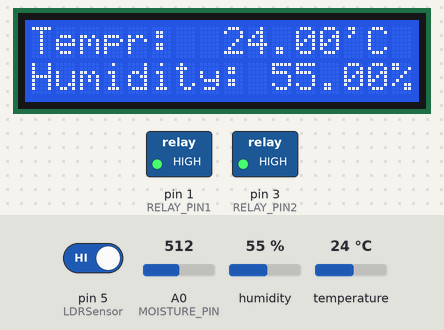
A sketch run on a simulated Arduino Uno, built with avr-gcc and run on an emulated ATmega328P. On the bench: 16×2 character LCD, switched loads named in the sketch (green lamp = pin HIGH). The test bench sets the inputs (shaded band); at power-on: temperature 24 °C, A0 (MOISTURE_PIN) = 512, pin 5 (LDRSensor) HIGH, humidity 55 %.

Above: at 6.3 s.
6.4 s: temperature set to 26 °C
At 14.0 s:
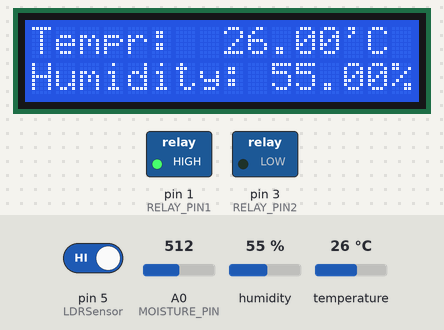
16.7 s: A0 (MOISTURE_PIN) set to 416
At 24.1 s:
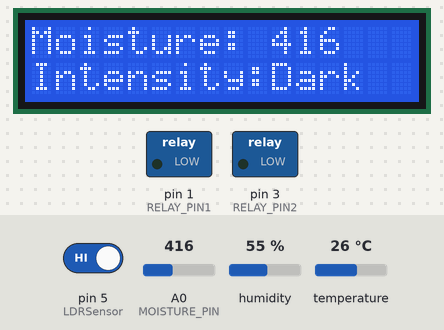
26.9 s: A0 (MOISTURE_PIN) set to 382
At 34.9 s:
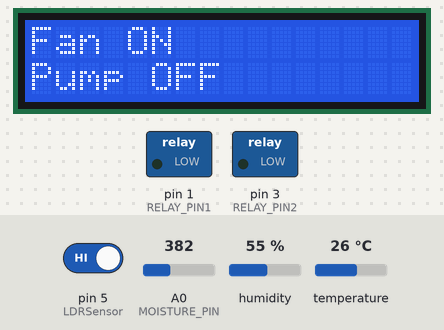
40.8 s: pin 5 (LDRSensor) driven LOW
At 49.0 s:
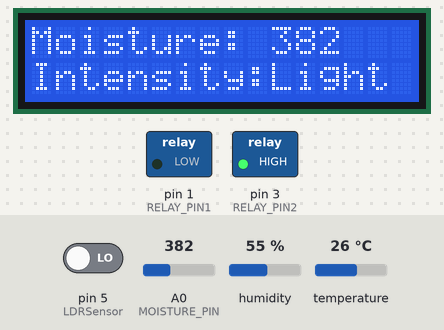
51.2 s: temperature set to 12 °C
At 58.8 s:
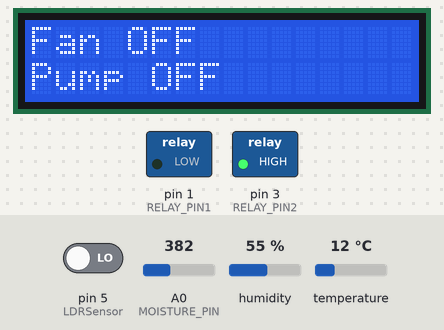
65.1 s: temperature set to 28 °C
At 75.1 s:
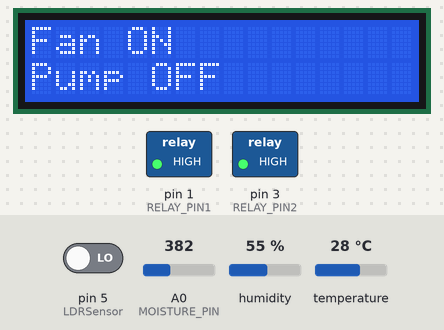
Timing chart, 0 to 77.5 s (numbered marks = the images above; inputs shaded):
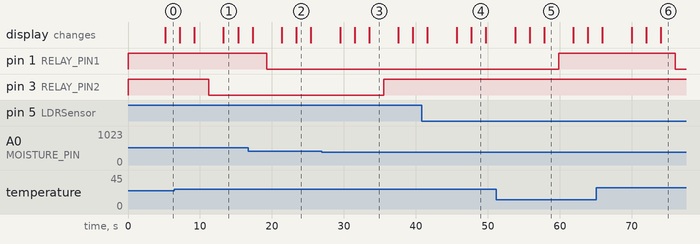

Measured:
- the behaviour switches between 24 and 25 °C on temperature (found by bisection; images 0 and 1)
- the behaviour switches between 400 and 399 on A0 (MOISTURE_PIN) (found by bisection; images 2 and 3)
- after the input at 26.9 s, pin 3 (RELAY_PIN2): LOW → HIGH after 8.6 s
- after the input at 40.8 s, the display: first differs from a run without the input after 6.9 s (image 4)
- after the input at 51.2 s, pin 1 (RELAY_PIN1): LOW → HIGH after 8.6 s
- after the input at 65.1 s, pin 1 (RELAY_PIN1): HIGH → LOW after 10.9 s
- what the display in image 1 shows lasts 2.0 s, from 13.3 s to 15.3 s

The sketch:

update.ino
```cpp
#include <Wire.h>
#include <LiquidCrystal_I2C.h>
#include <DHT.h>

// Define the pins for the DHT11 sensor, ldr and the relay module
#define DHTPIN 2
#define RELAY_PIN1 1
#define RELAY_PIN2 3
#define MOISTURE_PIN A0
#define LDR_PIN 5

// Define the type of DHT sensor
#define DHTTYPE DHT11

//pin for ldr module sensor
int LDRSensor = 5;

// Create the DHT object
DHT dht(DHTPIN, DHTTYPE);

// Create the LiquidCrystal object
LiquidCrystal_I2C lcd(0x27, 16, 2);

// Define the threshold temperature at which the fan should turn on
#define TEMP_THRESHOLD 25
#define SOIL_THRESHOLD 400

void setup() {

  // Initialize the DHT sensor and the relay module
  dht.begin();
  pinMode(RELAY_PIN1, OUTPUT);
  digitalWrite(RELAY_PIN1, HIGH);
  pinMode(RELAY_PIN2, OUTPUT);
  digitalWrite(RELAY_PIN2, HIGH);

  //Initialize ldr sensor
  pinMode (LDRSensor, INPUT);

  // Initialize the LCD screen
  lcd.init();
  lcd.backlight();
  lcd.clear();
   lcd.setCursor(0, 0);
  lcd.print("Greenhouse ctrl");
  lcd.setCursor(0, 1);
  lcd.print("& Monitor System");
  delay(5000);
  lcd.clear();
}

void loop() {
  // Read the temperature and humidity from the DHT sensor
  float temperature = dht.readTemperature();
  float humidity = dht.readHumidity();

  // Read the moisture level from the soil moisture sensor
  int moisture = analogRead(MOISTURE_PIN);

  // read the analog value from the LDR module
  int Sensordata = digitalRead (LDRSensor);

  // Display the temperature and humidity on the LCD screen
  lcd.setCursor(0,0);
  lcd.print("Tempr:   ");
  lcd.setCursor(8, 0);
  lcd.print(temperature);
  lcd.print("'C");
  lcd.setCursor(0,1);
  lcd.print("Humidity:");
  lcd.setCursor(10, 1);
  lcd.print(humidity);
  lcd.print("%");
  delay(2000);
  lcd.clear();
  lcd.setCursor(0,0);
  lcd.print("Moisture:");
  lcd.setCursor(10,0);
  lcd.print(moisture);
  lcd.setCursor(0,1);
  lcd.print("Intensity:");
  lcd.setCursor(10,1);
  if (Sensordata == 0)
    lcd.print("Light");
  else
    lcd.print("Dark");
  delay(2000);
  lcd.clear();

  if (temperature >= TEMP_THRESHOLD) {
    lcd.setCursor(0,0);
    lcd.print("Fan ON");
  } else {
    lcd.setCursor(0,0);
    lcd.print("Fan OFF");
  }
   if (moisture >= SOIL_THRESHOLD) {
    lcd.setCursor(0,1);
    lcd.print("Pump ON");
  } else {
    lcd.setCursor(0,1);
    lcd.print("Pump OFF");
  }
  delay(2000);

  // Turn on the fan if the temperature is above the threshold
  if (temperature >= TEMP_THRESHOLD) {
    digitalWrite(RELAY_PIN1, LOW);
  } else {
    digitalWrite(RELAY_PIN1, HIGH);

  }
   if (moisture >= SOIL_THRESHOLD) {
    digitalWrite(RELAY_PIN2, LOW);
  } else {
    digitalWrite(RELAY_PIN2, HIGH);
  }

  delay(2000);
}
```
